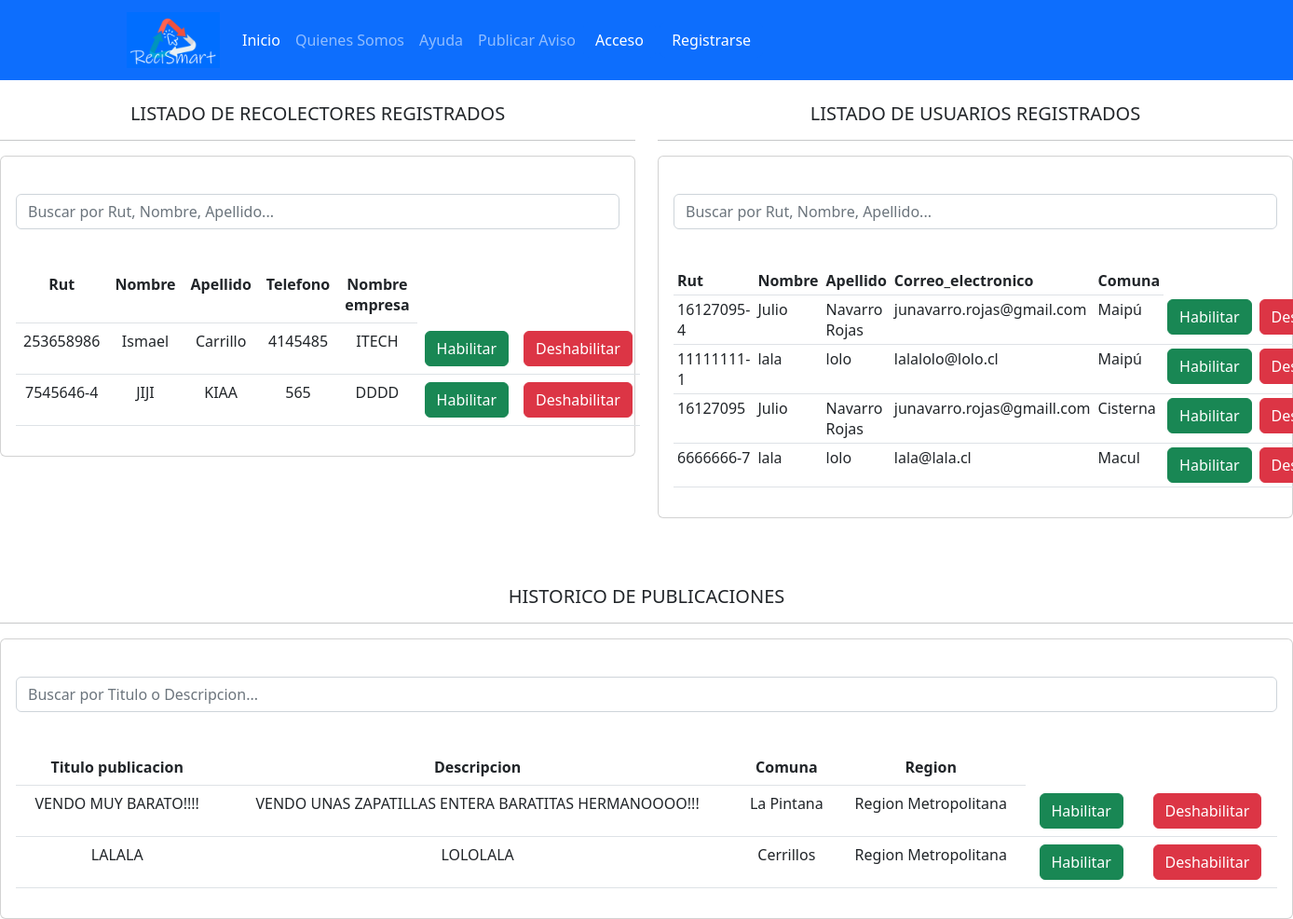
/panel/, run on the app's committed database.
### RecismartAPP/models.py (models this page shows, shortened)
class CuentaRecolector(models.Model):
    Rut_Empresa = models.CharField(max_length=100, unique=True)
    Nombre = models.CharField(max_length=50)
    Apellido = models.CharField(max_length=50)
    Correo_electronico = models.EmailField(max_length=50, unique=True)
    Telefono = models.CharField(max_length=100)
    Direccion = models.CharField(max_length=100)
    Nombre_de_empresa = models.CharField(max_length=100)

class CuentaUsuario(models.Model):
    Rut = models.CharField(max_length=100, unique=True)
    Nombre = models.CharField(max_length=50)
    Apellido = models.CharField(max_length=50)
    Correo_electronico = models.EmailField(max_length=50, unique=True)
    Telefono = models.CharField(max_length=100)
    Direccion = models.CharField(max_length=100)
    Comuna = models.ForeignKey(Comunas, on_delete=models.CASCADE)
    Region = models.ForeignKey(Regiones, on_delete=models.CASCADE)

class Comunas(models.Model):
    Comuna = models.CharField(max_length=100, choices=LISTA_COMUNAS_RM)
    def __str__(self):
        return self.Comuna

class RegistroAviso(models.Model):
    Titulo_de_publicacion = models.CharField(max_length=100, unique=True)
    Descripcion = models.CharField(max_length=300)
    Comuna = models.ForeignKey(Comunas, on_delete=models.CASCADE)
    Region = models.ForeignKey(Regiones, on_delete=models.CASCADE)

class Regiones(models.Model):
    Region = models.CharField(max_length=100, choices=LISTA_REGIONES)
    def __str__(self):
        return self.Region

### RecismartAPP/views.py (the view, shortened to what this page needs)
# urls.py: path('panel/', panel, name="panel"),
def panel(request):
    busqueda_usuario = request.GET.get("busqueda_usuario")
    busqueda_recolector = request.GET.get("busqueda_recolector")
    busqueda_aviso = request.GET.get("busqueda_aviso")
    listarusuario = CuentaUsuario.objects.all()
    listarrecolector = CuentaRecolector.objects.all()
    listaraviso = RegistroAviso.objects.all()
    if busqueda_aviso:
        listaraviso = RegistroAviso.objects.filter(
            Q(Titulo_de_publicacion__icontains=busqueda_aviso) |
            Q(Descripcion__icontains=busqueda_aviso)
        ).distinct()
    data = {
        'listarusuario': listarusuario,
        'listarrecolector': listarrecolector,
        'listaraviso': listaraviso,
    }
    return render(request, './administrador/panel.html', data)

### RecismartAPP/templates/administrador/panel.html (shortened to what this page needs)
{%  include 'navbar2.html' %}
    <div class="row text-center">
            <div class="col-md-6 " >
                <h5>LISTADO DE RECOLECTORES REGISTRADOS</h5>
                <hr>
                <div class="card card-body">
                    <br>
                    <form class="form-inline">
                        <input class="form-control mr-sm-" type="search" placeholder="Buscar por Rut, Nombre, Apellido..." aria-label="Search" name="busqueda_recolector">
                    </form>
                    <br>
                    <table class="table table-responsive-md thead-light text-center" >
                        <tr>
                            <th>Rut</th>
                            <th>Nombre</th>
                            <th>Apellido</th>
                            <th>Telefono</th>
                            <th>Nombre empresa</th>
                        </tr>
                            {% for recolector in listarrecolector %}
                        <tr>
                            <td>{{ recolector.Rut_Empresa }}</td>
                            <td>{{ recolector.Nombre }}</td>
                            <td>{{ recolector.Apellido }}</td>
                            <td>{{ recolector.Telefono }}</td>
                            <td>{{ recolector.Nombre_de_empresa }}</td>
                            <td><a class="btn btn-success" href="#">Habilitar</a></td>
                            <td><a class="btn btn-danger" href="#">Deshabilitar</a></td>
                        </tr>
                            {% endfor %}
                    </table>
                </div>
            </div>
        <div class="col-sm-12 col-md-6 text-center">
            <h5>LISTADO DE USUARIOS REGISTRADOS</h5>
            <hr>
            <div class="card card-body">
                <br>
                <form class="form-inline">
                    <input class="form-control mr-sm-" type="search" placeholder="Buscar por Rut, Nombre, Apellido..." aria-label="Search" name="busqueda_usuario">
                </form>
                <br>
                <table class="table table-sm">
                    <tr>
                        <th>Rut</th>
                        <th>Nombre</th>
                        <th>Apellido</th>
                        <th>Correo_electronico</th>
                        <th>Comuna</th>
                    </tr>
                    {% for usuarios in listarusuario %}
                        <tr>
                        <td>{{ usuarios.Rut }}</td>
                        <td>{{ usuarios.Nombre }}</td>
                        <td>{{ usuarios.Apellido }}</td>
                        <td>{{ usuarios.Correo_electronico }}</td>
                        <td>{{ usuarios.Comuna }}</td>
                        <td><a class="btn btn-success" href="#">Habilitar</a></td>
                        <td><a  class="btn btn-danger" href="#">Deshabilitar</a></td>
                        </tr>
                    {% endfor %}
                </table>
            </div>
        </div>
        <div class="col-md-12" >
                <br>
                <br>
                <br>
                <h5 style="text-align: center">HISTORICO DE PUBLICACIONES</h5>
                <hr>
                <div class="card card-body">
                    <br>
                    <form class="form-inline">
                        <input class="form-control mr-sm-" type="search" placeholder="Buscar por Titulo o Descripcion..." aria-label="Search" name="busqueda_aviso">
                    </form>
                    <br>
                    <table class="table table-responsive-md thead-light text-center" >
                        <tr>
                            <th>Titulo publicacion</th>
                            <th>Descripcion</th>
                            <th>Comuna</th>
                            <th>Region</th>
                        </tr>
                            {% for avisos in listaraviso %}
                        <tr>
                            <td>{{ avisos.Titulo_de_publicacion }}</td>
                            <td>{{ avisos.Descripcion }}</td>
                            <td>{{ avisos.Comuna }}</td>
                            <td>{{ avisos.Region }}</td>
                            <td><a class="btn btn-success" href="#">Habilitar</a></td>
                            <td><a  class="btn btn-danger" href="#">Deshabilitar</a></td>
                        </tr>
                            {% endfor %}
                    </table>
                </div>
        </div>
    </div>

### data on the page
CuentaRecolector: Rut_Empresa "253658986", Nombre "Ismael", Apellido "Carrillo", Telefono "4145485", Nombre_de_empresa "ITECH"
CuentaRecolector: Rut_Empresa "7545646-4", Nombre "JIJI", Apellido "KIAA", Telefono "565", Nombre_de_empresa "DDDD"
CuentaUsuario: Rut "16127095-4", Nombre "Julio", Apellido "Navarro Rojas", Correo_electronico "junavarro.rojas@gmail.com", Comuna "Maipú"
CuentaUsuario: Rut "11111111-1", Nombre "lala", Apellido "lolo", Correo_electronico "lalalolo@lolo.cl", Comuna "Maipú"
CuentaUsuario: Rut "16127095", Nombre "Julio", Apellido "Navarro Rojas", Correo_electronico "junavarro.rojas@gmaill.com", Comuna "Cisterna"
CuentaUsuario: Rut "6666666-7", Nombre "lala", Apellido "lolo", Correo_electronico "lala@lala.cl", Comuna "Macul"
RegistroAviso: Titulo_de_publicacion "VENDO MUY BARATO!!!!", Descripcion "VENDO UNAS ZAPATILLAS ENTERA BARATITAS HERMANOOOO!!!", Comuna "La Pintana", Region "Region Metropolitana"
RegistroAviso: Titulo_de_publicacion "LALALA", Descripcion "LOLOLALA", Comuna "Cerrillos", Region "Region Metropolitana"
